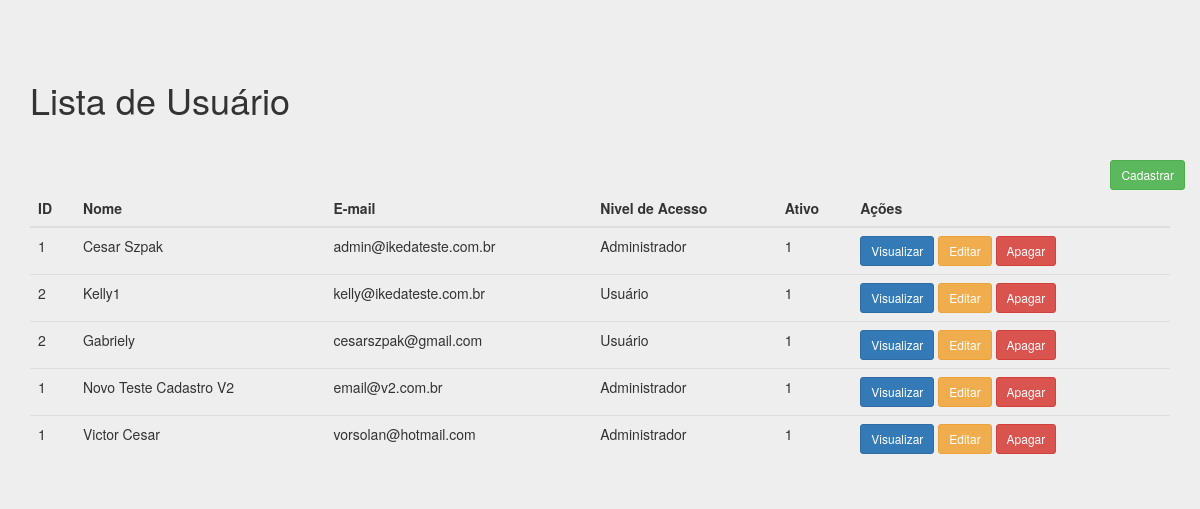
/adm/listar_usuario.php, run on the app's committed database.
### tables this page shows
CREATE TABLE `usuarios` (
  `id` int(11) NOT NULL,
  `nome` varchar(220) NOT NULL,
  `email` varchar(220) NOT NULL,
  `login` varchar(50) NOT NULL,
  `senha` varchar(50) NOT NULL,
  `nivel_acesso_id` int(11) NOT NULL,
  `created` datetime DEFAULT NULL,
  `modified` datetime DEFAULT NULL,
  `endereco` varchar(200) DEFAULT NULL,
  `documento` varchar(25) DEFAULT NULL,
  `telefone` varchar(25) DEFAULT NULL,
  `plano` int(11) DEFAULT NULL,
  `saldo` varchar(25) DEFAULT NULL,
  `nascimento` varchar(20) DEFAULT NULL,
  `flag_user_ativo` tinyint(1) DEFAULT '1',
  `cod_clube` int(11) NOT NULL
);

CREATE TABLE `nivel_acessos` (
  `id` int(11) NOT NULL,
  `nome_nivel` varchar(220) NOT NULL,
  `created` datetime NOT NULL,
  `modified` datetime DEFAULT NULL
);

### adm/listar_usuario.php (the view, shortened to what this page needs)
<!DOCTYPE html>
<html lang="pt-br">
  <head>
    <link href="css/bootstrap.min.css" rel="stylesheet">
    <link href="css/signin.css" rel="stylesheet">
  </head>
<?php
	include_once("conexao.php");
	$resultado=mysqli_query($conectar,"SELECT * FROM usuarios INNER JOIN nivel_acessos ON nivel_acessos.id=usuarios.nivel_acesso_id ORDER BY 'id'");
?>
<div class="container theme-showcase" role="main">
  <div class="page-header">
	<h1>Lista de Usuário</h1>
  </div>
  <div class="row espaco">
		<div class="pull-right">
			<a href="administrativo.php?link=3"><button type='button' class='btn btn-sm btn-success'>Cadastrar</button></a>
		</div>
	</div>
  <div class="row">
	<div class="col-md-12">
	  <table class="table">
		<thead>
		  <tr>
			<th>ID</th>
			<th>Nome</th>
			<th>E-mail</th>
			<th>Nivel de Acesso</th>
			<th>Ativo</th>
			<th>Ações</th>
		  </tr>
		</thead>
		<tbody>
			<?php
				while($linhas = mysqli_fetch_array($resultado)){
					echo "<tr>";
						echo "<td>".$linhas['id']."</td>";
						echo "<td>".$linhas['nome']."</td>";
						echo "<td>".$linhas['email']."</td>";
						echo "<td>".$linhas['nome_nivel']."</td>";
						echo "<td>".$linhas['flag_user_ativo']."</td>";
						?>
						<td>
						<a href='administrativo.php?link=5&id=<?php echo $linhas['id']; ?>'><button type='button' class='btn btn-sm btn-primary'>Visualizar</button></a>
						<a href='administrativo.php?link=4&id=<?php echo $linhas['id']; ?>'><button type='button' class='btn btn-sm btn-warning'>Editar</button></a>
						<a href='processa/proc_apagar_usuario.php?id=<?php echo $linhas['id']; ?>'><button type='button' class='btn btn-sm btn-danger'>Apagar</button></a>
						<?php
					echo "</tr>";
				}
			?>
		</tbody>
	  </table>
	</div>
	</div>
</div>

### data on the page
usuarios: nivel_acesso "1", nome "Cesar Szpak", email "admin@ikedateste.com.br", nivel_acesso.nome_nivel "Administrador", flag_user_ativo "1"
usuarios: nivel_acesso "2", nome "Kelly1", email "kelly@ikedateste.com.br", nivel_acesso.nome_nivel "Usuário", flag_user_ativo "1"
usuarios: nivel_acesso "2", nome "Gabriely", email "cesarszpak@gmail.com", nivel_acesso.nome_nivel "Usuário", flag_user_ativo "1"
usuarios: nivel_acesso "1", nome "Novo Teste Cadastro V2", email "email@v2.com.br", nivel_acesso.nome_nivel "Administrador", flag_user_ativo "1"
usuarios: nivel_acesso "1", nome "Victor Cesar", email "vorsolan@hotmail.com", nivel_acesso.nome_nivel "Administrador", flag_user_ativo "1"
